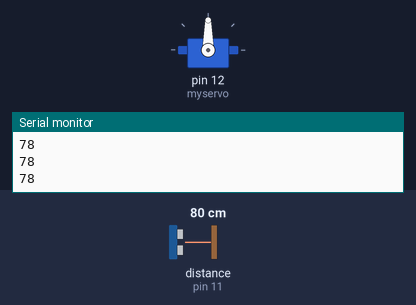
A sketch run on a simulated Arduino Uno, built with avr-gcc and run on an emulated ATmega328P. Parts: servo, the last lines printed to the serial monitor. Wiring (inferred from the names in the program): ultrasonic range finder: trigger pin 10; echo pin 11. The test bench sets the inputs (shaded band); at power-on: distance to the obstacle (sensor on pin 11) 80 cm. The echo pulse lasts 58.3 µs per cm.

Above: at 1.2 s.
1.3 s: distance to the obstacle (sensor on pin 11) set to 33 cm
2.8 s: distance to the obstacle (sensor on pin 11) set to 27 cm
At 3.25 s:
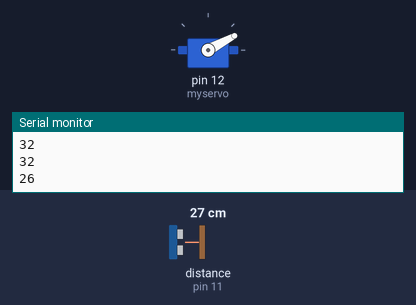
5.8 s: distance to the obstacle (sensor on pin 11) set to 35 cm
At 6.7 s:
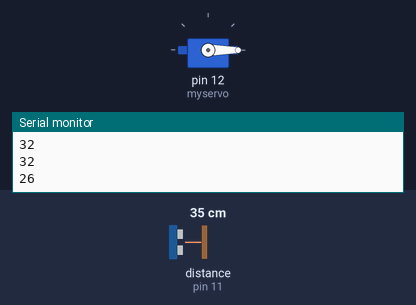
Timing chart, 0 to 8.8 s (numbered marks = the images above; inputs shaded):
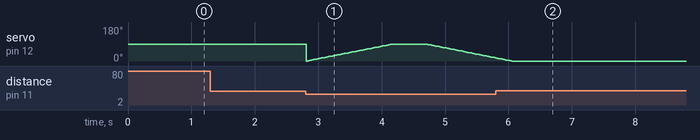

Measured:
- the behaviour switches between 31 and 30 cm on distance to the obstacle (sensor on pin 11) (found by bisection; images 0 and 1)
- after the input at 5.8 s, servo on pin 12 (myservo): goes on until 6.1 s, then stays 0°

The sketch:

Nueva_prueba_servo_ultrasonido.ino
```cpp
#include <Servo.h>

const int trigPin = 10;   // Pin del Trigger
const int echoPin = 11;   // Pin del Echo
long duracion;            // Variable para la duración del pulso
int distancia;            // Variable para la distancia medida

Servo myservo;            // Crea un objeto Servo

int pos = 0;              // Variable para almacenar la posición del servo
bool moving = false;      // Variable para verificar si el servo ya se está moviendo

void setup() {
  myservo.attach(12);     // Conecta el servo al pin 12
  pinMode(trigPin, OUTPUT);
  pinMode(echoPin, INPUT);
  Serial.begin(9600);     // Inicializa la comunicación serie
}

void loop() {
  // Mide la distancia
  digitalWrite(trigPin, LOW);
  delayMicroseconds(2);
  digitalWrite(trigPin, HIGH);
  delayMicroseconds(10);
  digitalWrite(trigPin, LOW);
  duracion = pulseIn(echoPin, HIGH);
  distancia = (duracion * 0.034) / 2;

  Serial.println(distancia); // Imprime la distancia medida en el monitor serie

  // Si la distancia es menor a 30 cm y el servo no se está moviendo
  if (distancia < 30 && !moving) {
    moving = true; // Indica que el servo está en movimiento
    // Mueve el servo de 0 a 90 grados
    for (pos = 0; pos <= 90; pos += 1) {
      myservo.write(pos);
      delay(15); // Espera un poco para que el servo llegue a la posición
    }
    delay(500); // Espera medio segundo en la posición 90

    // Mueve el servo de 90 a 0 grados
    for (pos = 90; pos >= 0; pos -= 1) {
      myservo.write(pos);
      delay(15); // Espera un poco para que el servo llegue a la posición
    }

    moving = false; // Indica que el servo ha terminado de moverse
    delay(1000); // Espera un segundo antes de medir de nuevo
  }

  delay(100); // Pequeña pausa antes de la próxima lectura
}
```
